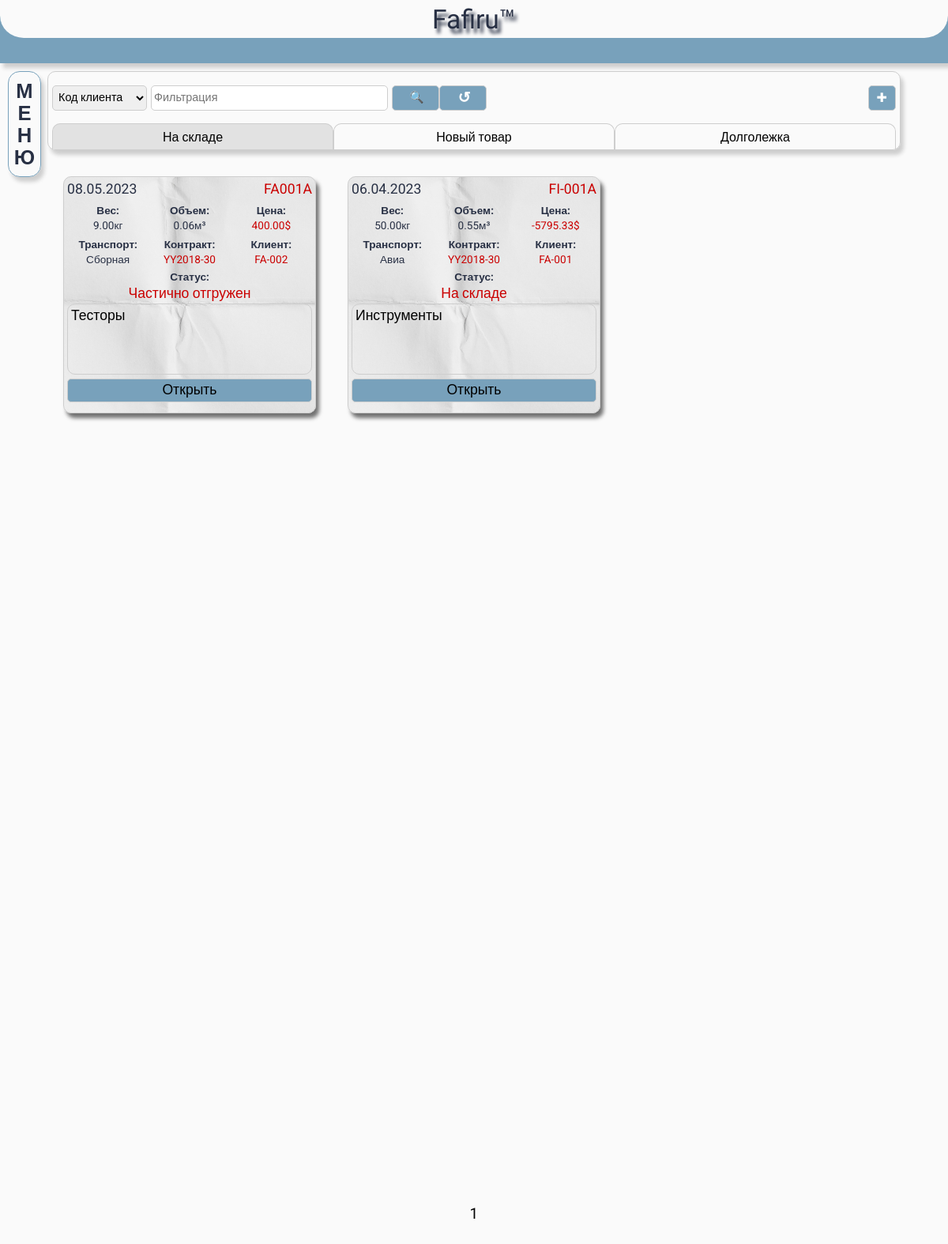
/product/ (signed in), run on the app's committed database.
### product/models.py (models this page shows, shortened)
class Products(models.Model):
    TRANSPORT = [
        ('Сборная', 'Сборная'),
        ('Авиа', 'Авиа'),
        ('Машина', 'Машина'),
        ('ЖД', 'ЖД'),
        ('Море', 'Море'),
    ]
    CATEGORY = [
        ('Одежда', 'Одежда'),
        ('Оборудование', 'Оборудование'),
        ('Инструменты', 'Инструменты'),
        ('Станки', 'Станки'),
    ]
    CURRENCY = [
        ('$', '$'),
        ('¥', '¥'),
        ('€', '€'),
    ]
    STATUS = [
        ('На складе', 'На складе'),
        ('Частично отгружен', 'Частично отгружен'),
        ('Отгружен', 'Отгружен'),
    ]
    date = models.DateField()
    client_id = models.ForeignKey(Clients, on_delete=models.PROTECT)
    namePaking = models.CharField(max_length=100)
    weight = models.FloatField()
    volume = models.FloatField()
    price = models.FloatField(default=0.00, blank=True, null=True)
    nameProduct = models.CharField(max_length=255)
    transport = models.CharField(max_length=255, choices=TRANSPORT, default='Сборная')
    category = models.CharField(max_length=255, choices=CATEGORY, default='Одежда')
    currency = models.CharField(max_length=10, choices=CURRENCY, default='$')
    status = models.CharField(max_length=50, choices=STATUS, default='На складе')
    ContractNumber = models.CharField(max_length=150, null=True, blank=True, default='YY2018-30')
    weightBalance = models.FloatField(blank=True, null=True)
    volumeBalance = models.FloatField(blank=True, null=True)
    priceBalance = models.FloatField(blank=True, null=True)
    appeal = models.ForeignKey(Appeal, on_delete=models.PROTECT, null=True, blank=True)

### main/models.py (models this page shows)
class Clients(models.Model):
    CONTRACT = [
        ('Агентский', 'Агентский'),
        ('Поставка', 'Поставка'),
    ]
    AGENT = [
        ('Фаст Импорт', 'Фаст Импорт'),
        ('Шеян', 'Шеян'),
        ('ТОНГАРД', 'ТОНГАРД'),
        ('ПБ', 'ПБ'),
    ]
    kod = models.CharField(max_length=20)
    name = models.CharField(max_length=100)
    product = models.CharField(max_length=255, null=True, blank=True)
    email = models.EmailField(null=False, blank=True, default="")
    contract = models.CharField(max_length=50, choices=CONTRACT)
    agent = models.CharField(max_length=50, choices=AGENT)
    positiveBalance = models.FloatField(null=True, blank=True, default=0)
    negativeBalance = models.FloatField(null=True, blank=True, default=0)
    def __str__(self):
        return self.name

### product/views.py (the view)
# urls.py: path('', Product, name='product'),
@login_required
def Product(request, page_number=1):
    if request.method == 'POST':
        if request.POST['type'] == 'newProduct':
          newProduct = AddProducts(request.POST)
          if newProduct.is_valid():
              newProduct.save()
              p_id = newProduct.save().id
              weight = newProduct.save().weight
              volume = newProduct.save().volume
              price = newProduct.save().price
              weightBalance = Products.objects.filter(pk = p_id).update(weightBalance = weight)
              volumeBalance = Products.objects.filter(pk = p_id).update(volumeBalance = volume)
              priceBalance = Products.objects.filter(pk = p_id).update(priceBalance = price)
              return HttpResponseRedirect(request.META.get('HTTP_REFERER'))
        elif request.POST['type'] == 'Код клиента':
            client = Clients.objects.filter(kod__icontains = request.POST['filter'])
            if client:
              for c in client :
                  products = Products.objects.filter(client_id = c.id)
                  productsAll = products.exclude(status = 'Отгружен').order_by('-date')
              newProduct = AddProducts()
            else:
               productsAll = Products.objects.filter(status = 'нет').order_by('-date')
               newProduct = AddProducts()
        elif request.POST['type'] == 'Товар':
            products = Products.objects.filter(nameProduct__icontains = request.POST['filter'])
            productsAll = products.exclude(status = 'Отгружен').order_by('-date')
            newProduct = AddProducts()
        elif request.POST['type'] == 'Имя пакинга':
            products = Products.objects.filter(namePaking__icontains = request.POST['filter'])
            productsAll = products.exclude(status = 'Отгружен').order_by('-date')
            newProduct = AddProducts()
        elif request.POST['type'] == 'Транспорт':
            products = Products.objects.filter(transport__icontains = request.POST['filterTransport'])
            productsAll = products.exclude(status = 'Отгружен').order_by('-date')
            newProduct = AddProducts()
        elif request.POST['type'] == 'cleare':
           productsAll = Products.objects.exclude(status = 'Отгружен').order_by('-date')
           newProduct = AddProducts()
    else:
      newProduct = AddProducts()
      productsAll = Products.objects.exclude(status = 'Отгружен').order_by('-date')
    paginator = Paginator(productsAll, 12)
    products_paginator = paginator.page(page_number)
    clients = Clients.objects.all()
    context = {
        'title': 'На складе | Fafiru',
        'newProduct': newProduct,
        'clients': clients,
        'productsAll': products_paginator,
    }
    return render(request, 'product/product.html', context)

### product/templates/product/product.html (shortened to what this page needs)
{% extends 'main/base.html' %}
{% load static %}
{% block csslink%}
<link rel="stylesheet" href="{% static 'product/css/product.css' %}">
{% endblock %}
{% block content %}
<div class="page">
  <div class="container">
    <div class="filter">
      <div class="filter-inputs">
        <div class="forms-filter">
          <form
          class="filter-product-input"
          method="post"
          action="{% url 'product' %}"
          >
            <select name="type" class="type-filter">
              <option value="Код клиента" selected>Код клиента</option>
            </select>
            <input type="search" class="filter-product search-input-product" placeholder="Фильтрация" name="filter">
            <button class="filter-product-btn" title="Поиск">&#128269;</button>
          </form>
          <form
          class="filter-product-input"
          method="post"
          action="{% url 'product' %}"
          >
          <button class="filter-product-btn btn-bold" title="Сброс">&#8634;</button>
          </form>
        </div>
        {% if user.is_superuser or user.group == "Склад" or user.group == "Склад+Логистика" %}
        <button class="create-card" title="Создать товар">&#10010;</button>
        {% else %}
        <div></div>
        {% endif %}
      </div>
      <div class="filter-category">
        <a href="{% url 'product' %}" class="filter-category__btns btn-active">На складе</a>
        <a href="{% url 'productNew' %}" class="filter-category__btns">Новый товар</a>
        <a href="{% url 'productOld' %}" class="filter-category__btns">Долголежка</a>
      </div>
    </div>
    <div class="content">
      {% for product in productsAll %}
      <div class="content-card">
        <div class="content-card-head">
          <p class="content-card-head-p">{{ product.date|date:"d.m.Y" }}</p>
          <p class="content-card-head-p name" title="{{ product.client_id.kod }} {{ product.client_id.name }} | {{ product.client_id.contract }} ">{{ product.namePaking }}</p>
        </div>
        <div class="content-card-body">
          <p class="content-card-body-p">
            <span class="content-card-body-title">Вес:</span>
            <span> {{ product.weightBalance|floatformat:"2g" }}кг</span>
          </p>
          <p class="content-card-body-p">
            <span class="content-card-body-title">Объем:</span>
            <span> {{ product.volumeBalance|floatformat:"2g" }}м&sup3;</span>
          </p>
          <p class="content-card-body-p">
            <span class="content-card-body-title">Цена:</span>
            <span class="name"> {{ product.priceBalance|floatformat:"2g" }}{{ product.currency }}</span>
          </p>
          <p class="content-card-body-p">
            <span class="content-card-body-title">Транспорт:</span>
            <span> {{ product.transport }}</span>
          </p>
          <p class="content-card-body-p">
            <span class="content-card-body-title">Контракт:</span>
            <span class="name"> {{ product.ContractNumber }}</span>
          </p>
          <p class="content-card-body-p">
            <span class="content-card-body-title">Клиент:</span>
            <span class="name" title="{{ product.client_id }}"> {{ product.client_id.kod }}</span>
          </p>
          <p class="content-card-body-status">
            <span class="content-card-body-title">Статус:</span>
            <span class="content-card-body-status-span"> {{ product.status }}</span>
          </p>
        </div>
        <div class="content-card-product">
          <textarea class="content-card-product-text" readonly>{{ product.nameProduct }}</textarea>
        </div>
        <div class="content-card-btns">
          <a href="{% url 'item' product.id %}" target="__blank" class="content-card-btn">Открыть</a>
        </div>
      </div>
      {% endfor %}
    </div>
    <div class="pagin">
      <div class="pagin-elem">
        {% for page in productsAll.paginator.page_range %}
          <a href="{% url 'paginator' page %}" class="pagin-number">{{ page }}</a>
        {% endfor %}
      </div>
    </div>
  </div>
</div>
{% endblock %}

### main/templates/main/base.html (shortened to what this page needs)
{% load static %}
<!DOCTYPE html>
<html lang="ru">
  <head>
    <link rel="stylesheet" href="{% static 'modules/normalize.css' %} " />
    <link rel="stylesheet" href="{% static 'modules/base.css' %} " />
    <link rel="stylesheet" href="{% static 'modules/header.css' %} " />
    <link rel="stylesheet" href="{% static 'modules/popup.css' %} " />
    {% block csslink %} {% endblock csslink %}
  </head>
  <body>
    <div class="wrapper">
      <header class="headers">
        <div class="headers__header">
          <div class="container">
            <a href="{% url 'home' %}" class="header__logo">Fafiru&trade;</a>
          </div>
        </div>
        <div class="headers__menu">
          <div class="container">
            <div class="headers__menu-content">
            </div>
          </div>
        </div>
      </header>
      <div class="main-menu">
        <div class="main-menu__btn">МЕНЮ</div>
      </div>
      {% block content %} {% endblock content %}
    </div>
  </body>
</html>

### main/static/modules/base.css (style rules this page uses)
html, body, div, span, applet, object, iframe, h1, h2, h3, h4, h5, h6, p, blockquote, pre, a, abbr, acronym, address, big, cite, code, del, dfn, em, img, ins, kbd, q, s, samp, small, strike, strong, sub, sup, tt, var, b, u, i, center, dl, dt, dd, ol, ul, li, fieldset, form, label, legend, table, caption, tbody, tfoot, thead, tr, th, td, article, aside, canvas, details, embed, figure, figcaption, footer, header, hgroup, menu, nav, output, ruby, section, summary, time, mark, audio, video { margin: 0; padding: 0; border: 0; font-size: 100%; font: inherit; vertical-align: baseline; outline: none; }
html { height: 100%; }
body { min-height: 100%; font-family: "Roboto", sans-serif; font-weight: 400; position: relative; font-size: 16px; color: #283044; }
article, aside, details, figcaption, figure, footer, header, hgroup, menu, nav, section { display: block; }
input { outline: none; cursor: pointer; }
a { text-decoration: none; border-radius: 10px; color: #000; font-size: inherit; }
.wrapper { position: absolute; top: 0; left: 0; right: 0; min-height: 100%; background: #fafafa }
.container { max-width: 1200px; padding: 0 60px; margin: 0 auto; height: 100%; }
button { font: inherit; }
select { cursor: pointer; }
* { box-sizing: border-box; }
.page { margin-top: 90px; }

### main/static/modules/header.css (style rules this page uses)
.headers { position: fixed; top: 0; left: 0; right: 0; background-color: #78a1bb; z-index: 3; }
.headers__header { height: 50px; border-bottom: 2px solid #78a1bb; border-radius: 0 0 30px 30px; background: #fafafa; }
.header__logo { font-size: 2.1rem; font-weight: 400; font-family: "Moon Dance", cursive; text-align: center; display: flex; justify-content: center; height: 100%; align-items: center; user-select: none; color: transparent; background-color: #283044; text-shadow: 4px 6px 4px #283044; -webkit-background-clip: text; -moz-background-clip: text; background-clip: text; }
.headers__menu { height: 30px; box-shadow: 4px 6px 5px #cecece; }
.headers__menu-content { height: 100%; display: flex; align-items: center; justify-content: flex-end; }
.main-menu__btn { cursor: pointer; position: fixed; top: 90px; writing-mode: vertical-lr; text-orientation: upright; padding: 10px 5px; font-size: 1.6rem; font-weight: 700; border: 1px solid #78a1bb; border-radius: 15px; margin-left: 10px; color: #283044; user-select: none; z-index: 3; box-shadow: 4px 6px 5px #cecece; transition: all 0.8s; }

### data on the page
Products: date "08.05.2023", namePaking "FA001A", weightBalance "9.00", volumeBalance "0.06", priceBalance "400.00", currency "$", transport "Сборная", ContractNumber "YY2018-30", client_id.kod "FA-002", status "Частично отгружен", nameProduct "Тесторы"
Products: date "06.04.2023", namePaking "FI-001A", weightBalance "50.00", volumeBalance "0.55", priceBalance "-5795.33", currency "$", transport "Авиа", ContractNumber "YY2018-30", client_id.kod "FA-001", status "На складе", nameProduct "Инструменты"

### other printed values
{{ page }} "1"
